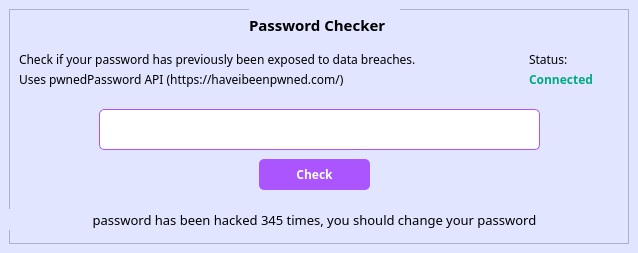
<?xml version="1.0" encoding="UTF-8"?>
<ui version="4.0">
 <class>passwordChecker</class>
 <widget class="QMainWindow" name="passwordChecker">
  <property name="geometry">
   <rect>
    <x>0</x>
    <y>0</y>
    <width>638</width>
    <height>253</height>
   </rect>
  </property>
  <property name="minimumSize">
   <size>
    <width>638</width>
    <height>253</height>
   </size>
  </property>
  <property name="maximumSize">
   <size>
    <width>638</width>
    <height>253</height>
   </size>
  </property>
  <property name="windowTitle">
   <string>MainWindow</string>
  </property>
  <widget class="QWidget" name="centralwidget">
   <property name="styleSheet">
    <string notr="true">QWidget{
	background-color: rgb(226, 229, 255);
}</string>
   </property>
   <layout class="QHBoxLayout" name="horizontalLayout">
    <item>
     <widget class="QFrame" name="frame">
      <property name="minimumSize">
       <size>
        <width>620</width>
        <height>235</height>
       </size>
      </property>
      <property name="maximumSize">
       <size>
        <width>620</width>
        <height>235</height>
       </size>
      </property>
      <property name="frameShape">
       <enum>QFrame::StyledPanel</enum>
      </property>
      <property name="frameShadow">
       <enum>QFrame::Raised</enum>
      </property>
      <widget class="QLabel" name="label">
       <property name="geometry">
        <rect>
         <x>240</x>
         <y>0</y>
         <width>151</width>
         <height>31</height>
        </rect>
       </property>
       <property name="font">
        <font>
         <family>Poppins SemiBold</family>
         <pointsize>11</pointsize>
         <bold>true</bold>
        </font>
       </property>
       <property name="text">
        <string>Password Checker</string>
       </property>
      </widget>
      <widget class="QLineEdit" name="inputPassword">
       <property name="geometry">
        <rect>
         <x>90</x>
         <y>100</y>
         <width>441</width>
         <height>41</height>
        </rect>
       </property>
       <property name="font">
        <font>
         <family>Poppins SemiBold</family>
         <pointsize>10</pointsize>
         <bold>true</bold>
        </font>
       </property>
       <property name="styleSheet">
        <string notr="true">QLineEdit{
	background-color: rgb(255, 255, 255);
	border: 1px solid rgb(170, 85, 255);
	border-radius: 5px;
}</string>
       </property>
       <property name="text">
        <string/>
       </property>
      </widget>
      <widget class="QPushButton" name="checkBtn">
       <property name="geometry">
        <rect>
         <x>250</x>
         <y>150</y>
         <width>111</width>
         <height>31</height>
        </rect>
       </property>
       <property name="font">
        <font>
         <family>Poppins SemiBold</family>
         <bold>true</bold>
        </font>
       </property>
       <property name="styleSheet">
        <string notr="true">QPushButton{
	background-color: rgb(170, 85, 255);
	border-radius: 5px;
	color: rgb(255, 255, 255);
}</string>
       </property>
       <property name="text">
        <string>Check</string>
       </property>
      </widget>
      <widget class="QLabel" name="responseText">
       <property name="geometry">
        <rect>
         <x>0</x>
         <y>200</y>
         <width>611</width>
         <height>21</height>
        </rect>
       </property>
       <property name="font">
        <font>
         <family>Poppins</family>
         <pointsize>10</pointsize>
        </font>
       </property>
       <property name="text">
        <string>password has been hacked 345 times, you should change your password</string>
       </property>
       <property name="alignment">
        <set>Qt::AlignCenter</set>
       </property>
      </widget>
      <widget class="QLabel" name="label_3">
       <property name="geometry">
        <rect>
         <x>10</x>
         <y>40</y>
         <width>441</width>
         <height>21</height>
        </rect>
       </property>
       <property name="font">
        <font>
         <family>Poppins</family>
        </font>
       </property>
       <property name="text">
        <string>Check if your password has previously been exposed to data breaches. </string>
       </property>
      </widget>
      <widget class="QLabel" name="label_4">
       <property name="geometry">
        <rect>
         <x>10</x>
         <y>60</y>
         <width>381</width>
         <height>21</height>
        </rect>
       </property>
       <property name="font">
        <font>
         <family>Poppins</family>
        </font>
       </property>
       <property name="text">
        <string>Uses pwnedPassword API (https://haveibeenpwned.com/)</string>
       </property>
      </widget>
      <widget class="QLabel" name="label_5">
       <property name="geometry">
        <rect>
         <x>520</x>
         <y>40</y>
         <width>41</width>
         <height>21</height>
        </rect>
       </property>
       <property name="font">
        <font>
         <family>Poppins</family>
        </font>
       </property>
       <property name="text">
        <string>Status:</string>
       </property>
      </widget>
      <widget class="QLabel" name="statusText">
       <property name="geometry">
        <rect>
         <x>520</x>
         <y>60</y>
         <width>91</width>
         <height>21</height>
        </rect>
       </property>
       <property name="font">
        <font>
         <family>Poppins SemiBold</family>
         <bold>true</bold>
        </font>
       </property>
       <property name="styleSheet">
        <string notr="true">QLabel{
	color: rgb(0, 170, 127);
}</string>
       </property>
       <property name="text">
        <string>Connected</string>
       </property>
      </widget>
     </widget>
    </item>
   </layout>
  </widget>
 </widget>
 <resources/>
 <connections/>
</ui>
